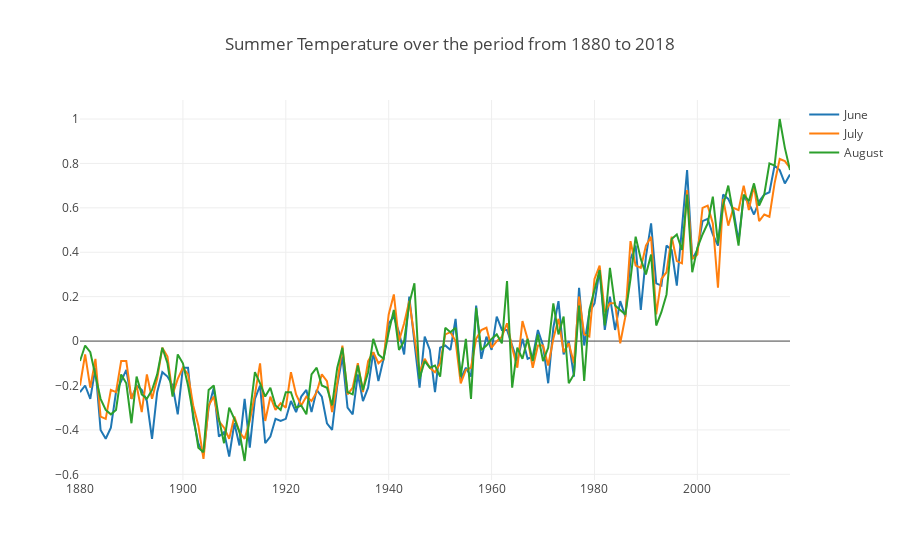

Write notebook code for a chart like this one.
### Code cell
#Visualization of Summer months--1880-2018--line plot
layout = go.Layout(title="Summer Temperature over the period from 1880 to 2018")

trace0 = go.Scatter(x=results.Year, 
                    y=results.Jun, 
                    name = 'June')

trace1 = go.Scatter(x=results.Year, 
                    y=results.Jul, 
                    name = 'July')

trace2 = go.Scatter(x=results.Year,
                    y=results.Aug,
                    name = 'August')

data = [trace0, trace1, trace2]

fig = go.Figure(data=data, layout=layout)
py.iplot(fig)

### Figure 1 — Plotly figure (JSON) as saved in the notebook; plotly's stock layout.template omitted (floating-point values rounded to 4 significant figures; data arrays with more than 128 entries replaced by an {"elided": "..."} marker saying what was removed)
{"data": [{"name": "June", "type": "scatter", "uid": "451243ca-cbcc-11e8-a316-94de806b86f9", "x": {"elided": "139 int values"}, "y": {"elided": "139 float values"}}, {"name": "July", "type": "scatter", "uid": "451243cb-cbcc-11e8-a316-94de806b86f9", "x": {"elided": "139 int values"}, "y": {"elided": "139 float values"}}, {"name": "August", "type": "scatter", "uid": "451243cc-cbcc-11e8-a316-94de806b86f9", "x": {"elided": "139 int values"}, "y": {"elided": "139 float values"}}], "layout": {"title": "Summer Temperature over the period from 1880 to 2018"}}
